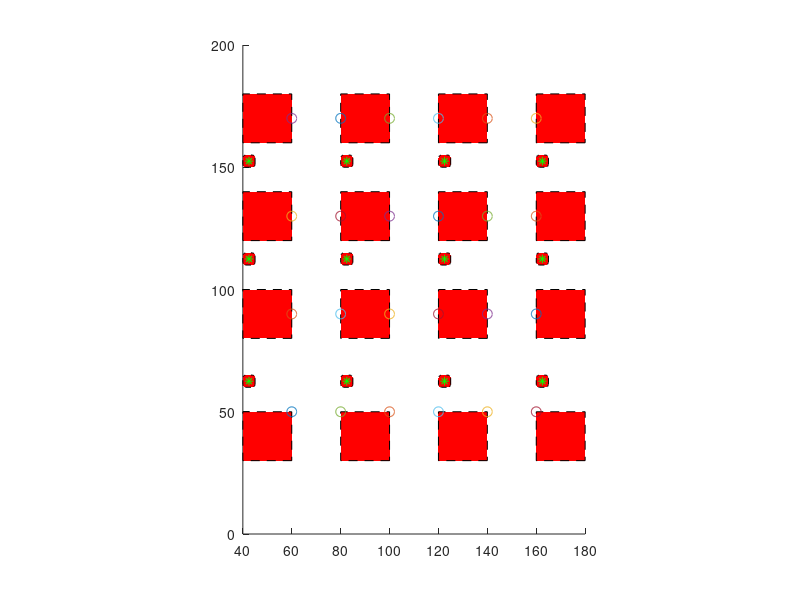

MATLAB code to generate this figure:

 
 rectangle('Position',[40,30,20,20],'Curvature',[0,0],'FaceColor','r','LineStyle','--')
 daspect([1,1,1])
 
 rectangle('Position',[40,80,20,20],'Curvature',[0,0],'FaceColor','r','LineStyle','--')
 daspect([1,1,1])
 
 
 rectangle('Position',[40,120,20,20],'Curvature',[0,0],'FaceColor','r','LineStyle','--')
 daspect([1,1,1])
 
 
 rectangle('Position',[40,160,20,20],'Curvature',[0,0],'FaceColor','r','LineStyle','--')
 daspect([1,1,1])
 
 
 
 
 rectangle('Position',[80,30,20,20],'Curvature',[0,0],'FaceColor','r','LineStyle','--')
 daspect([1,1,1])
 
 rectangle('Position',[80,80,20,20],'Curvature',[0,0],'FaceColor','r','LineStyle','--')
 daspect([1,1,1])
 
 
 rectangle('Position',[80,120,20,20],'Curvature',[0,0],'FaceColor','r','LineStyle','--')
 daspect([1,1,1])
 
 
 rectangle('Position',[80,160,20,20],'Curvature',[0,0],'FaceColor','r','LineStyle','--')
 daspect([1,1,1])
 
 
 
 
 
 rectangle('Position',[120,30,20,20],'Curvature',[0,0],'FaceColor','r','LineStyle','--')
 daspect([1,1,1])
 
 rectangle('Position',[120,80,20,20],'Curvature',[0,0],'FaceColor','r','LineStyle','--')
 daspect([1,1,1])
 
 
 rectangle('Position',[120,120,20,20],'Curvature',[0,0],'FaceColor','r','LineStyle','--')
 daspect([1,1,1])
 
 
 rectangle('Position',[120,160,20,20],'Curvature',[0,0],'FaceColor','r','LineStyle','--')
 daspect([1,1,1])
 
 
 
 
 
 
 rectangle('Position',[160,30,20,20],'Curvature',[0,0],'FaceColor','r','LineStyle','--')
 daspect([1,1,1])
 
 rectangle('Position',[160,80,20,20],'Curvature',[0,0],'FaceColor','r','LineStyle','--')
 daspect([1,1,1])
 
 
 rectangle('Position',[160,120,20,20],'Curvature',[0,0],'FaceColor','r','LineStyle','--')
 daspect([1,1,1])
 
 
 rectangle('Position',[160,160,20,20],'Curvature',[0,0],'FaceColor','r','LineStyle','--')
 daspect([1,1,1])
 
 
 

 rectangle('Position',[40,110,5,5],'Curvature',[0.5,0.5],'FaceColor','r','LineStyle','--')
 daspect([1,1,1])
 

 rectangle('Position',[40,150,5,5],'Curvature',[0.5,0.5],'FaceColor','r','LineStyle','--')
 daspect([1,1,1])
 
 
 
 
 
 rectangle('Position',[80,110,5,5],'Curvature',[0.5,0.5],'FaceColor','r','LineStyle','--')
 daspect([1,1,1])
 
 
 rectangle('Position',[80,150,5,5],'Curvature',[0.5,0.5],'FaceColor','r','LineStyle','--')
 daspect([1,1,1])
 
 
 
 
 rectangle('Position',[120,110,5,5],'Curvature',[0.5,0.5],'FaceColor','r','LineStyle','--')
 daspect([1,1,1])
 
 
 rectangle('Position',[120,150,5,5],'Curvature',[0.5,0.5],'FaceColor','r','LineStyle','--')
 daspect([1,1,1])
 
 
 
 
 rectangle('Position',[160,110,5,5],'Curvature',[0.5,0.5],'FaceColor','r','LineStyle','--')
 daspect([1,1,1])
 
 
 rectangle('Position',[160,150,5,5],'Curvature',[0.5,0.5],'FaceColor','r','LineStyle','--')
 daspect([1,1,1])
 
 
 
 
 
 rectangle('Position',[40,60,5,5],'Curvature',[0.5,0.5],'FaceColor','r','LineStyle','--')
 daspect([1,1,1])
 
 
 rectangle('Position',[80,60,5,5],'Curvature',[0.5,0.5],'FaceColor','r','LineStyle','--')
 daspect([1,1,1])
 
 
 rectangle('Position',[120,60,5,5],'Curvature',[0.5,0.5],'FaceColor','r','LineStyle','--')
 daspect([1,1,1])
 
 
 rectangle('Position',[160,60,5,5],'Curvature',[0.5,0.5],'FaceColor','r','LineStyle','--')
 daspect([1,1,1])
 
 
t = 0 : 0.1 : 2 * pi;
hold on 
plot( 60+2 *cos(t), 50+2 * sin(t)); % contour of front wheel enter

plot( 60+2 *cos(t), 90+2 * sin(t)); % contour of front wheel enter

plot( 60+2 *cos(t), 130 +2* sin(t)); % contour of front wheel enter

plot( 60+2 *cos(t), 170 +2* sin(t)); % contour of front wheel enter

plot( 80+2 *cos(t),50+2 * sin(t)); % contour of front wheel enter

plot( 80+2 *cos(t), 90 +2* sin(t)); % contour of front wheel enter

plot( 80+2 *cos(t), 130 +2* sin(t)); % contour of front wheel enter

plot( 80+2 *cos(t), 170+2 * sin(t)); % contour of front wheel enter


plot( 100+2 *cos(t),50+2 * sin(t)); % contour of front wheel enter

plot( 100+2 *cos(t), 90 +2* sin(t)); % contour of front wheel enter

plot( 100+2 *cos(t), 130 +2* sin(t)); % contour of front wheel enter

plot( 100+2 *cos(t), 170+2 * sin(t)); % contour of front wheel enter



plot( 120+2 *cos(t), 50 +2* sin(t)); % contour of front wheel enter

plot( 120+2 *cos(t), 90+2 * sin(t)); % contour of front wheel enter

plot( 120+2 *cos(t), 130 +2* sin(t)); % contour of front wheel enter


plot(140+2 *cos(t), 170 +2* sin(t)); % contour of front wheel enter

plot( 140+2 *cos(t), 50 +2* sin(t)); % contour of front wheel enter

plot( 140+2 *cos(t), 90+2 * sin(t)); % contour of front wheel enter

plot( 140+2 *cos(t), 130 +2* sin(t)); % contour of front wheel enter


plot(120+2 *cos(t), 170 +2* sin(t)); % contour of front wheel enter

plot( 160+2 *cos(t), 50+2* sin(t)); % contour of front wheel enter

plot( 160+2 *cos(t), 90+2 * sin(t)); % contour of front wheel enter

plot( 160+2 *cos(t),130+2* sin(t)); % contour of front wheel enter

plot( 160+2 *cos(t),170+2* sin(t)); % contour of front wheel enter

  plot(42.5,112.5,'g*');
  plot(42.5,152.5,'g*');
  plot(82.5,112.5,'g*');
  plot(82.5,152.5,'g*');
  plot(122.5,112.5,'g*');
  plot(122.5,152.5,'g*');      
  plot(162.5,112.5,'g*');   
  plot(162.5,152.5,'g*');
  plot(42.5,62.5,'g*');  
  plot(122.5,62.5,'g*');
  plot(162.5,62.5,'g*');   
  plot(82.5,62.5,'g*');
          
        
